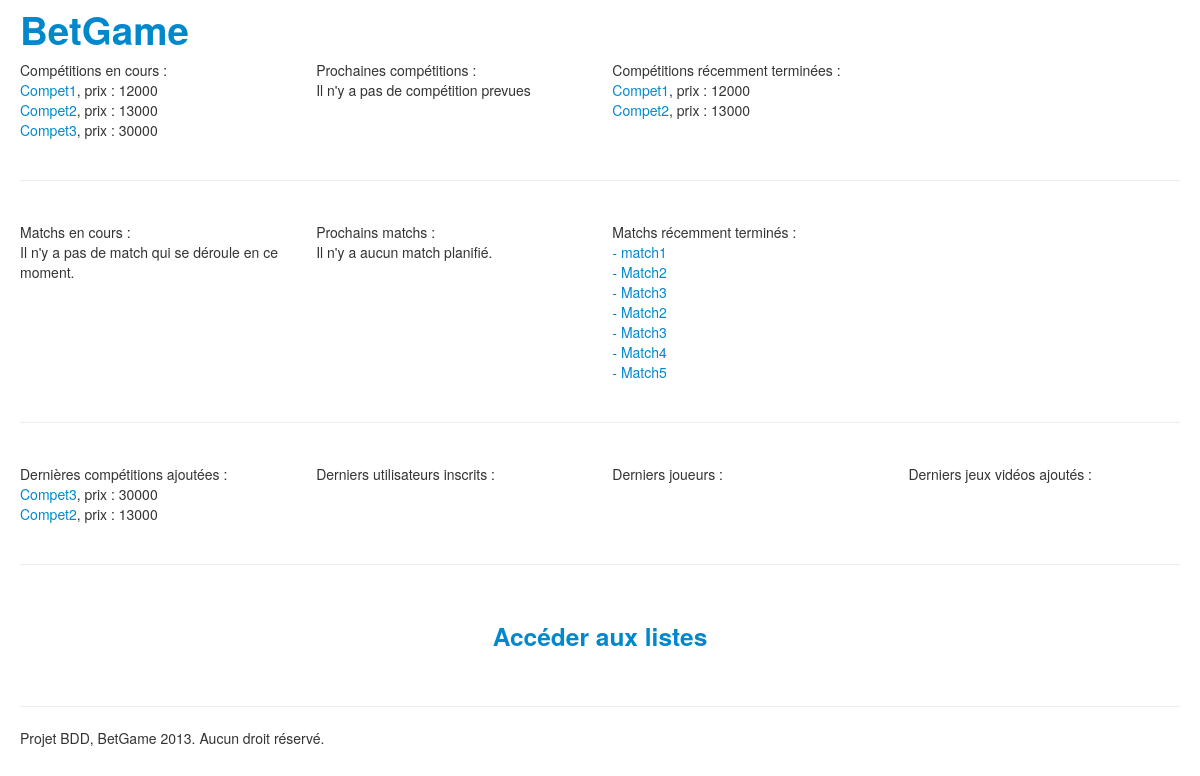
The page / on the database its author committed.
### tables this page shows
CREATE TABLE IF NOT EXISTS `contest` (
  `idCONTEST` int(11) NOT NULL AUTO_INCREMENT,
  `Name` varchar(45) DEFAULT NULL,
  `Description` text,
  `Price` varchar(45) DEFAULT NULL,
  `Location` varchar(45) DEFAULT NULL,
  `Startdate` datetime NOT NULL,
  `Enddate` datetime NOT NULL,
  PRIMARY KEY (`idCONTEST`)
);

CREATE TABLE IF NOT EXISTS `match` (
  `idMATCH` int(11) NOT NULL AUTO_INCREMENT,
  `Description` text,
  `Startdate` datetime DEFAULT NULL,
  `Enddate` datetime NOT NULL,
  `idCONTEST` int(11) NOT NULL,
  PRIMARY KEY (`idMATCH`),
  KEY `idCONTEST` (`idCONTEST`)
);

### controllers/conBdd.php (called while the page is built, shortened)
<?php
class conBDD
{
	public function __construct()
	{
		$options = array(
			PDO::MYSQL_ATTR_INIT_COMMAND => "SET NAMES utf8"
		);
		try
		{
			$this->connexion = new PDO('mysql:host=' . self::HOST . ';dbname=' . self::DB, self::USER, self::PASS, $options);
		}
		catch (Exception $e)
		{
			echo 'Erreur : ' . $e->getMessage() . '<br />';
			echo 'N° : ' . $e->getCode();
		}
	}
	public function pdoExecute($sqlRequest, $pdoArray = NULL, $select = true, $fetchMode = PDO::FETCH_OBJ)
	{
		$pdo = $this->connexion;
		$query = $pdo->prepare($sqlRequest);
		$success = $query->execute($pdoArray);
		if ($select)
		{
			$data = $query->fetchAll($fetchMode);
			return $data;
		}
		return $success;
	}
	public $connexion;
}
?>

### index.php (the view, shortened to what this page needs)
<?php
include("Header.php");
include("Banniere.php");
?>
<div class="row-fluid">
	<div class="span3">
		Compétitions en cours : <br/>
		<?php
		$onGoingContests = $conBdd->pdoExecute("SELECT * FROM contest WHERE Startdate < NOW() AND Enddate = 0");
		if (count($onGoingContests) == 0)
			echo "Il n'y a pas de compétition en cours";
		else
			foreach ($onGoingContests as $contest)
				echo '<a href="view.php?view=contestProfile&id=' . $contest->idCONTEST . '">' . $contest->Name . '</a>, prix : ' . $contest->Price . '<br />';
		?>
	</div>
	<div class="span3">
		Prochaines compétitions : <br/>
		<?php
		$futureContests = $conBdd->pdoExecute("SELECT * FROM contest WHERE Startdate > NOW() ORDER BY Startdate ASC LIMIT 2");
		if (count($futureContests) == 0)
			echo "Il n'y a pas de compétition prevues";
		else
			foreach ($futureContests as $contest)
				echo '<a href="view.php?view=contestProfile&id=' . $contest->idCONTEST . '">' . $contest->Name . '</a>, prix : ' . $contest->Price . '<br />';
		?>
	</div>
	<div class="span3">
		Compétitions récemment terminées : <br/>
		<?php
		$lastFinishedContests = $conBdd->pdoExecute("SELECT * FROM contest WHERE Enddate < NOW() ORDER BY Enddate DESC LIMIT 2");
		if (count($lastFinishedContests) == 0)
			echo "Aucune";
		else
			foreach ($lastFinishedContests as $contest)
				echo '<a href="view.php?view=contestProfile&id=' . $contest->idCONTEST . '">' . $contest->Name . '</a>, prix : ' . $contest->Price . '<br />';
		?>
	</div>
</div>
<br/>
<hr/>
<br/>
<div class="row-fluid">
	<div class="span3">
		Matchs en cours : <br/>
		<?php
		$onGoingMatches = $conBdd->pdoExecute("
			SELECT m.* , contest.Name contestName
			FROM `match` AS m
			LEFT JOIN contest USING(idCONTEST)
			WHERE m.Startdate < NOW()
				AND m.Enddate = 0
			ORDER BY m.Startdate DESC");
		if (count($onGoingMatches) == 0)
			echo "Il n'y a pas de match qui se déroule en ce moment.";
		else
			foreach ($onGoingMatches as $match)
				echo '<a href="view.php?view=matchProfile&id=' . $match->idMATCH . '">' . $match->contestName . ' - ' . $match->Description . '</a><br />';
		?>
	</div>
	<div class="span3">
		Prochains matchs : <br/>
		<?php
		$futureMatches = $conBdd->pdoExecute("
			SELECT m.* , contest.Name contestName
			FROM `match` AS m
			LEFT JOIN contest USING(idCONTEST)
			WHERE m.Startdate > NOW()
			ORDER BY m.Startdate ASC");
		if (count($futureMatches) == 0)
			echo "Il n'y a aucun match planifié.";
		else
			foreach ($futureMatches as $match)
				echo '<a href="view.php?view=matchProfile&id=' . $match->idMATCH . '">' . $match->contestName . ' - ' . $match->Description . '</a><br />';
		?>
	</div>
	<div class="span3">
		Matchs récemment terminés : <br/>
		<?php
		$lastFinishedMatches = $conBdd->pdoExecute("
			SELECT m.* , contest.Name contestName
			FROM `match` m
			LEFT JOIN contest USING(idCONTEST)
			WHERE m.Enddate < NOW()
			ORDER BY m.Enddate DESC");
		if (count($lastFinishedMatches) == 0)
			echo "Aucun.";
		else
			foreach ($lastFinishedMatches as $match)
				echo '<a href="view.php?view=matchProfile&id=' . $match->idMATCH . '">' . $match->contestName . ' - ' . $match->Description . '</a><br />';
		?>
	</div>
</div>
<br/>
<hr/>
<br/>
<div class="row-fluid">
    <div class="span3">
		Dernières compétitions ajoutées : <br/>
		<?php
		$contests = $conBdd->pdoExecute("SELECT * FROM contest ORDER BY idCONTEST DESC LIMIT 2");
		foreach ($contests as $contest)
			echo '<a href="view.php?view=contestProfile&id=' . $contest->idCONTEST . '">' . $contest->Name . '</a>, prix : ' . $contest->Price . '<br />';
		?>
	</div>
	<div class="span3">
		Derniers utilisateurs inscrits : <br/>
	</div>
	<div class="span3">
		Derniers joueurs : <br/>
	</div>
	<div class="span3">
		Derniers jeux vidéos ajoutés : <br/>
	</div>
</div>
<br/>
<hr/>
<br/>
<div class="row-fluid text-center">
	<h3><a href="list.php">Accéder aux listes</a></h3>
</div>
<?php
include("Footer.php");
?>

### rows shown on the page
contest: Name "Compet1", Price "12000"
contest: Name "Compet2", Price "13000"
contest: Name "Compet3", Price "30000"
match: Description "match1"
match: Description "Match2"
match: Description "Match3"
match: Description "Match2"
match: Description "Match3"
match: Description "Match4"
match: Description "Match5"
